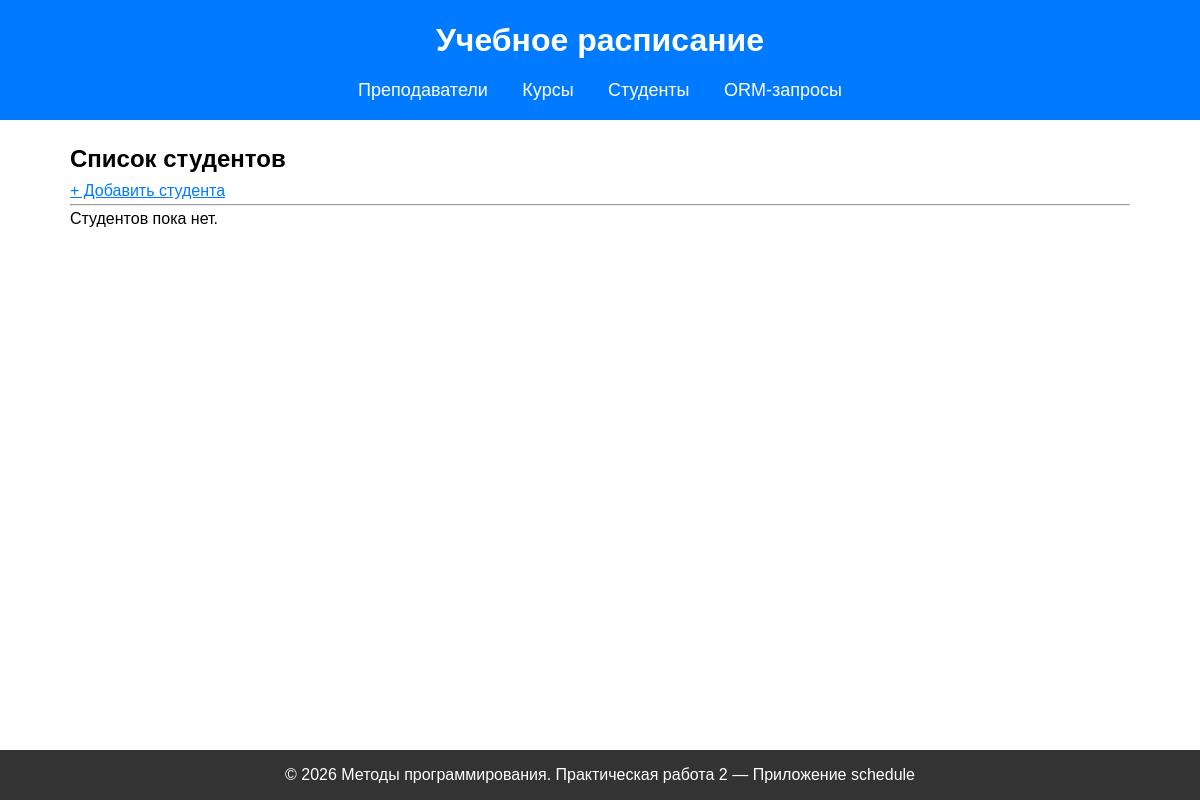
The page /students/ on the database as committed earlier.
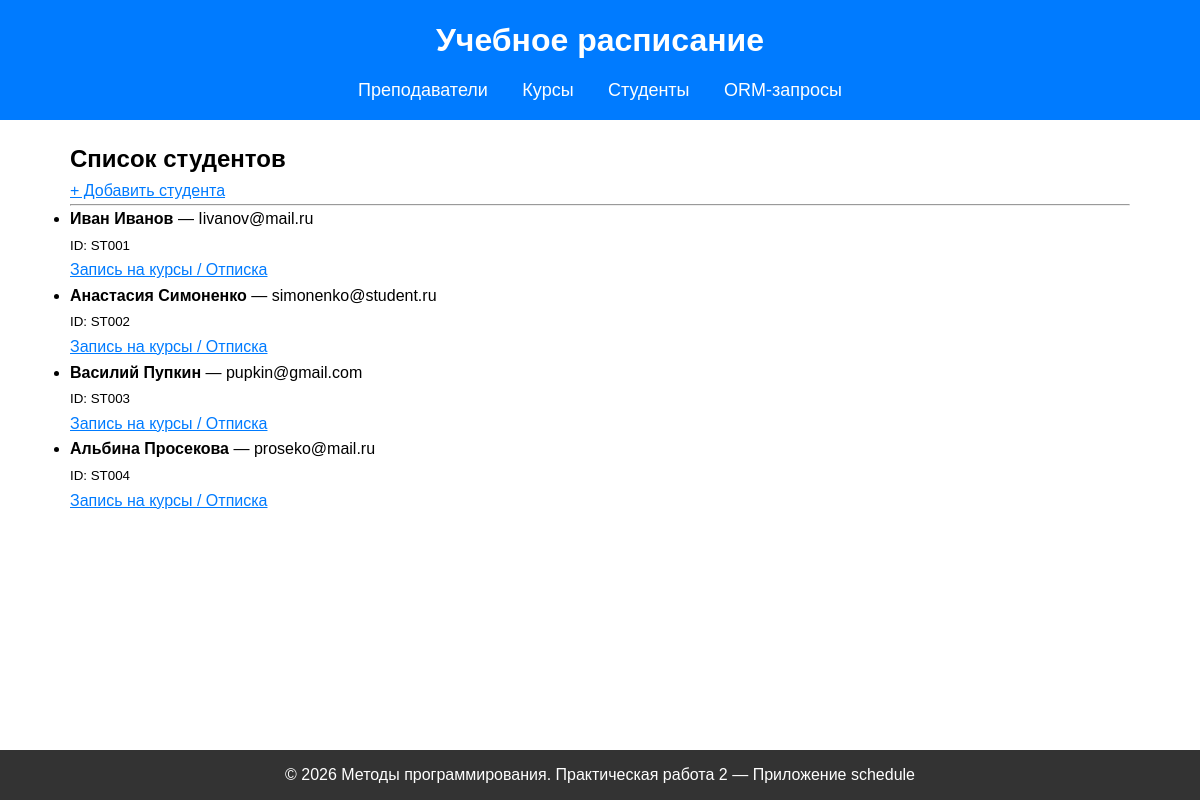
The same page on the database as committed later.
### schedule/models.py (models this page shows, shortened)
class Student(models.Model):
    first_name = models.CharField(max_length=100, verbose_name="Имя")
    last_name = models.CharField(max_length=100, verbose_name="Фамилия")
    email = models.EmailField(unique=True, verbose_name="Email")
    student_id = models.CharField(max_length=20, unique=True, verbose_name="Номер студента")
    birth_date = models.DateField(null=True, blank=True, verbose_name="Дата рождения")
    enrollment_year = models.PositiveIntegerField(verbose_name="Год поступления")
    courses = models.ManyToManyField(
        Course,
        related_name='students',
        blank=True,
        verbose_name="Курсы"
    )
    class Meta:
        verbose_name = "Студент"
        verbose_name_plural = "Студенты"

### schedule/views.py (the view)
# urls.py: path('students/', student_list, name='student_list'),
def student_list(request):
    students = Student.objects.all()
    return render(request, 'schedule/student_list.html', {'students': students})

### schedule/templates/schedule/student_list.html (shortened to what this page needs)
{% extends 'schedule/base.html' %}
{% block content %}
    <h2>Список студентов</h2>
    <a href="{% url 'student_create' %}">+ Добавить студента</a>
    <hr>
    {% if students %}
        <ul>
            {% for student in students %}
                <li>
                    <strong>{{ student.first_name }} {{ student.last_name }}</strong>
                    — {{ student.email }}
                    <br>
                    <small>ID: {{ student.student_id }}</small>
                    <br>
                    <a href="{% url 'student_update_courses' student.pk %}">Запись на курсы / Отписка</a>
                </li>
            {% endfor %}
        </ul>
    {% else %}
        <p>Студентов пока нет.</p>
    {% endif %}
{% endblock %}

Rows that differ between the two databases and show on the page:
added Student: first_name "Иван", last_name "Иванов", email "Iivanov@mail.ru", student_id "ST001"
added Student: first_name "Анастасия", last_name "Симоненко", email "simonenko@student.ru", student_id "ST002"
added Student: first_name "Василий", last_name "Пупкин", email "pupkin@gmail.com", student_id "ST003"
added Student: first_name "Альбина", last_name "Просекова", email "proseko@mail.ru", student_id "ST004"
Other text that changed with them:
text no longer shown: "Студентов пока нет."
